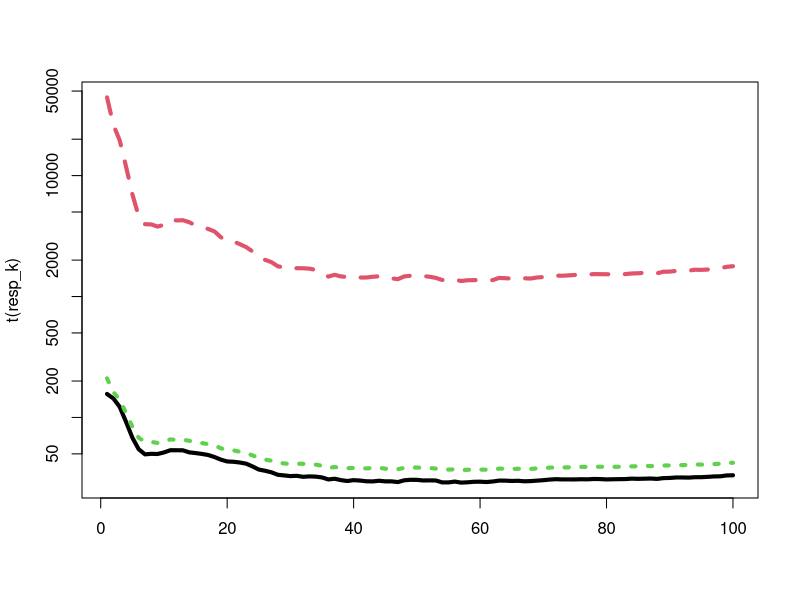

Reproduce this figure in R.
rm(list = ls())

set.seed(1)

xmin_treino = -100
xmax_treino = 100

xmin_teste = -50
xmax_teste = 50

nr_treino = 100
nr_teste = 500

nc = 100

x_treino = matrix(runif(nr_treino*nc, xmin_treino, xmax_treino), ncol = nc)
# x_teste = matrix(runif(nr_teste*nc, xmin_teste, xmax_teste), ncol = nc)
x_teste = matrix(rnorm(nr_teste*nc, 0, 10), ncol = nc)

y_treino = apply(x_treino, 1, function(x) (sum(x)/max(x)*sd(x)))
y_teste = apply(x_teste, 1, function(x) (sum(x)/max(x)*sd(x)))

print(summary(y_treino))
print(summary(y_teste))

knn = function(k, x_treino, y_treino, x_teste){
  apply(x_teste, 1, function(xteste)
    mean(
        y_treino[
              order(
                  apply(x_treino, 1, function(xtreino)
                      sqrt( sum( (xtreino - xteste)^2) ) 
                  ) 
              )[1:k]
          ] 
    ) 
  ) 
}

max_k = 100
resp_k = sapply(1:max_k, function(k){
  pred_teste = knn(k, x_treino, y_treino, x_teste)
  erro = pred_teste - y_teste
  mae = mean(abs(erro))
  mse = mean(erro^2)
  rmse = sqrt(mse)
  c(mae, mse, rmse)
})

apply(resp_k, 1, min)

apply(resp_k, 1, which.min)

# OU

min_mae = min(resp_k[1,])
min_mse = min(resp_k[2,])
min_rmse = min(resp_k[3,])

k_mae = which.min(resp_k[1,])
k_mse = which.min(resp_k[2,])
k_rmse = which.min(resp_k[3,])

matplot(t(resp_k), type="l", log="y", lwd=4)

